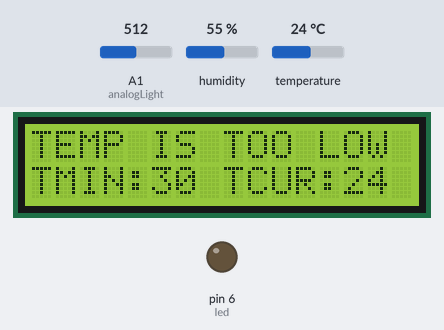
A sketch run on a simulated Arduino Uno, built with avr-gcc and run on an emulated ATmega328P. Parts: 16×2 character LCD, output pins drawn as LEDs (lit = HIGH). The inputs (shaded band) are chosen by the test bench; at power-on: humidity 55 %, temperature 24 °C, A1 (analogLight) = 512. What the sketch prints to the serial monitor is not drawn.

Above: at 1.2 s.
1.3 s: humidity set to 31 %
9.6 s: humidity set to 28 %
At 16.3 s:
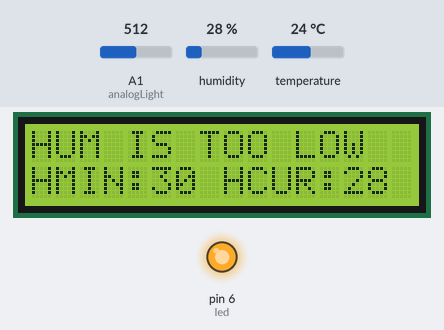
16.7 s: temperature set to 28 °C
At 23.0 s:
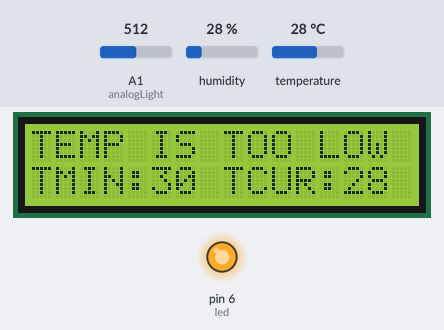
26.1 s: temperature set to 31 °C
32.8 s: A1 (analogLight) set to 25
At 39.8 s:
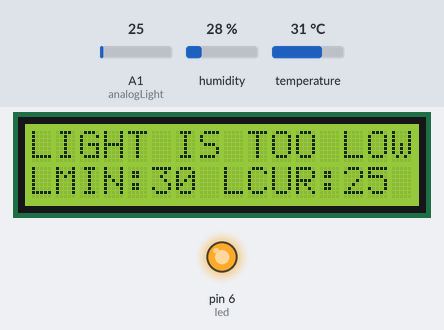
41.9 s: humidity set to 68 %
At 45.2 s:
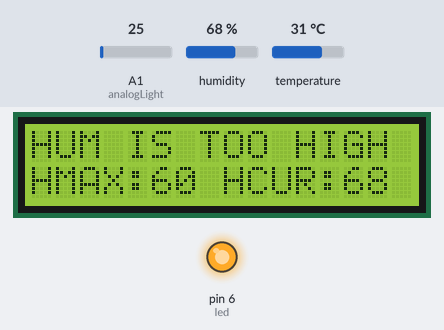
Timing chart, 0 to 46.7 s (numbered marks = the images above; inputs shaded):
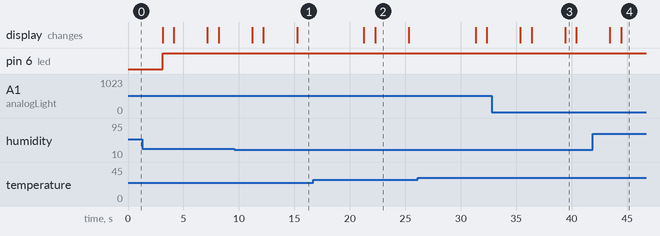

The sketch:

code.ino
```cpp
#include <LiquidCrystal.h>
#include <DHT.h>

#define DHTPIN 10    // Digital pin connected to the DHT sensor
#define DHTTYPE DHT11
DHT dht(DHTPIN, DHTTYPE);

// Boundaries
int TEMPERATURE_MIN = 30;
int TEMPERATURE_MAX = 35;

int HUMIDITY_MIN = 30;
int HUMIDITY_MAX = 60;

int LIGHT_MIN = 30;
int LIGHT_MAX = 100;

int seconds = 0;
const int analogLight = A1;

// Humidity-temperature variables
int humiditysensorOutput = 0;
int humidity = 0;
double Voltage = 0;
double tempC = 0;

// LCD display
LiquidCrystal lcd_1(12, 11, 5, 4, 3, 2);
int delay_time = 0; // If there are multiple values out of bounds

// LDR output
int ldr_out = 0;

// LED
int led = 6;

void setup()
{
  Serial.begin(9600);
  lcd_1.begin(16, 2); // Set up the number of columns and rows on the LCD.
  dht.begin();
  pinMode(A1, INPUT);
  pinMode(led, OUTPUT);
}

void loop()
{
  // Read the light value
  ldr_out = analogRead(analogLight);

  // Read and calculate humidity and temperature
  humidity = dht.readHumidity();
  tempC = dht.readTemperature();      // 500 is the offset

  // Check the temperatures
  if (tempC > TEMPERATURE_MAX)
  {
    delay(delay_time);
    delay_time += 3000;
    lcd_1.clear();
    lcd_1.print("TEMP IS TOO HIGH");
    lcd_1.setCursor(0, 1);
    lcd_1.print("TMAX:");
    lcd_1.print(TEMPERATURE_MAX);
    lcd_1.print(" TCUR:");
    lcd_1.print(int(tempC));
    Serial.print("TEMP:  ");
    Serial.println(tempC);
  }
  else if (tempC < TEMPERATURE_MIN)
  {
    delay(delay_time);
    delay_time += 3000;
    lcd_1.clear();
    lcd_1.print("TEMP IS TOO LOW");
    lcd_1.setCursor(0, 1);
    lcd_1.print("TMIN:");
    lcd_1.print(TEMPERATURE_MIN);
    lcd_1.print(" TCUR:");
    lcd_1.print(int(tempC));
    Serial.print("TEMP:  ");
    Serial.println(dht.readTemperature());
  }

  // Check the humidity
  if (humidity > HUMIDITY_MAX)
  {
    delay(delay_time);
    delay_time += 3000;
    lcd_1.clear();
    lcd_1.print("HUM IS TOO HIGH");
    lcd_1.setCursor(0, 1);
    lcd_1.print("HMAX:");
    lcd_1.print(HUMIDITY_MAX);
    lcd_1.print(" HCUR:");
    Serial.print("HUM: ");
    Serial.println(dht.readHumidity());
    lcd_1.print(humidity);
  }
  else if (humidity < HUMIDITY_MIN)
  {
    delay(delay_time);
    delay_time += 3000;
    lcd_1.clear();
    lcd_1.print("HUM IS TOO LOW");

    lcd_1.setCursor(0, 1);
    lcd_1.print("HMIN:");
    lcd_1.print(HUMIDITY_MIN);
    lcd_1.print(" HCUR:");
    lcd_1.print(int(humidity));
    Serial.print(dht.readHumidity());
    Serial.println("Humidity IS TOO LOW");
  }

  // Check light
  if (ldr_out < LIGHT_MIN)
  {
    delay(delay_time);
    delay_time += 3000;
    lcd_1.clear();
    lcd_1.print("LIGHT IS TOO LOW");
    lcd_1.setCursor(0, 1);
    lcd_1.print("LMIN:");
    lcd_1.print(LIGHT_MIN);
    lcd_1.print(" LCUR:");
    lcd_1.print(ldr_out);
    Serial.print(ldr_out);
    Serial.println("LIGHT IS TOO LOW");
  }
  else if (ldr_out > LIGHT_MAX)
  {
    delay(delay_time);
    delay_time += 3000;
    lcd_1.clear();
    lcd_1.print("LIGHT IS TOO HIGH");
    lcd_1.setCursor(0, 1);
    lcd_1.print("LMAX:");
    lcd_1.print(LIGHT_MAX);
    lcd_1.print(" LCUR:");
    lcd_1.print(ldr_out);
    Serial.print(ldr_out);
    Serial.println("LIGHT IS TOO HIGH");
  }
    Serial.print("TEMP");
    Serial.println(dht.readTemperature());
  if (delay_time == 0)
  { // Optimal
    digitalWrite(led, LOW);
    lcd_1.clear();
    lcd_1.print("T:");
    lcd_1.print(int(tempC));
    lcd_1.print("  H:");
    lcd_1.print(humidity);
    lcd_1.print(" L:");
    lcd_1.print(ldr_out);
    lcd_1.setCursor(0, 1);
    lcd_1.print("STATUS: OPTIMAL");
    delay(1000);

  }
  else
  {
    digitalWrite(led, HIGH);
    delay_time = 0;
    delay(1000);

  }


}
```

Measured:
- the behaviour switches between 30 and 29 % on humidity (found by bisection; images 0 and 1)
- after the input at 9.6 s, the display: first differs from a run without the input after 5.6 s (image 1)
- after the input at 32.8 s, the display: first differs from a run without the input after 6.6 s (image 3)
- after the input at 41.9 s, the display: first differs from a run without the input after 2.6 s (image 4)
- what the display in image 2 shows lasts 3.0 s, from 22.3 s to 25.3 s
- what the display in image 3 shows lasts 1.0 s, from 39.4 s to 40.4 s
